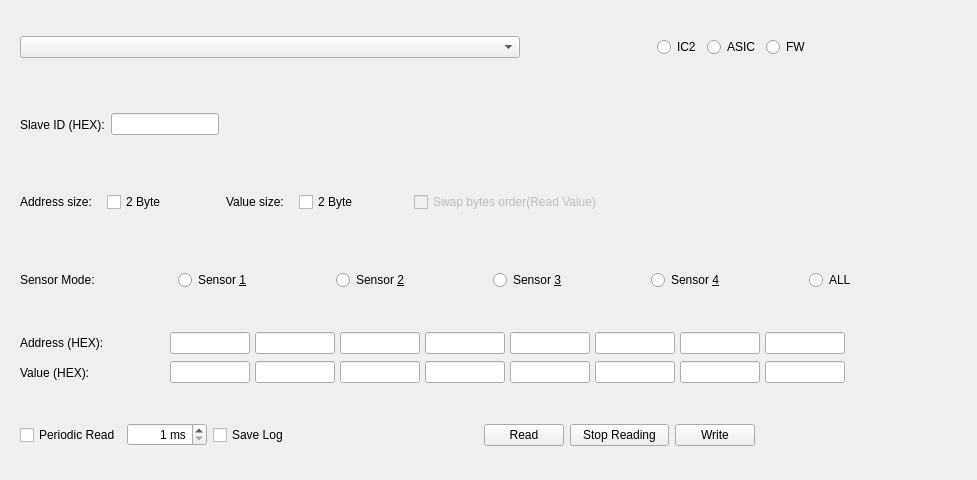
<?xml version="1.0" encoding="UTF-8"?>
<ui version="4.0">
 <class>CVideoDeviceRegisterWidget</class>
 <widget class="QWidget" name="CVideoDeviceRegisterWidget">
  <property name="geometry">
   <rect>
    <x>0</x>
    <y>0</y>
    <width>977</width>
    <height>480</height>
   </rect>
  </property>
  <property name="sizePolicy">
   <sizepolicy hsizetype="Fixed" vsizetype="Preferred">
    <horstretch>0</horstretch>
    <verstretch>0</verstretch>
   </sizepolicy>
  </property>
  <property name="minimumSize">
   <size>
    <width>977</width>
    <height>0</height>
   </size>
  </property>
  <property name="maximumSize">
   <size>
    <width>977</width>
    <height>16777215</height>
   </size>
  </property>
  <property name="windowTitle">
   <string>Form</string>
  </property>
  <layout class="QVBoxLayout" name="verticalLayout">
   <property name="bottomMargin">
    <number>9</number>
   </property>
   <item>
    <widget class="QWidget" name="widget_register_type" native="true">
     <property name="sizePolicy">
      <sizepolicy hsizetype="Fixed" vsizetype="Preferred">
       <horstretch>0</horstretch>
       <verstretch>0</verstretch>
      </sizepolicy>
     </property>
     <property name="minimumSize">
      <size>
       <width>959</width>
       <height>0</height>
      </size>
     </property>
     <property name="maximumSize">
      <size>
       <width>959</width>
       <height>16777215</height>
      </size>
     </property>
     <layout class="QHBoxLayout" name="horizontalLayout">
      <item>
       <widget class="QComboBox" name="comboBox_device_selector">
        <property name="minimumSize">
         <size>
          <width>500</width>
          <height>0</height>
         </size>
        </property>
       </widget>
      </item>
      <item>
       <spacer name="horizontalSpacer_7">
        <property name="orientation">
         <enum>Qt::Horizontal</enum>
        </property>
        <property name="sizeHint" stdset="0">
         <size>
          <width>40</width>
          <height>20</height>
         </size>
        </property>
       </spacer>
      </item>
      <item>
       <widget class="QRadioButton" name="radioButton_ic2">
        <property name="text">
         <string>IC2</string>
        </property>
       </widget>
      </item>
      <item>
       <widget class="QRadioButton" name="radioButton_asic">
        <property name="text">
         <string>ASIC</string>
        </property>
       </widget>
      </item>
      <item>
       <widget class="QRadioButton" name="radioButton_fw">
        <property name="text">
         <string>FW</string>
        </property>
       </widget>
      </item>
      <item>
       <spacer name="horizontalSpacer_6">
        <property name="orientation">
         <enum>Qt::Horizontal</enum>
        </property>
        <property name="sizeType">
         <enum>QSizePolicy::Minimum</enum>
        </property>
        <property name="sizeHint" stdset="0">
         <size>
          <width>150</width>
          <height>0</height>
         </size>
        </property>
       </spacer>
      </item>
     </layout>
    </widget>
   </item>
   <item>
    <widget class="QWidget" name="widget_slave_id" native="true">
     <property name="sizePolicy">
      <sizepolicy hsizetype="Fixed" vsizetype="Preferred">
       <horstretch>0</horstretch>
       <verstretch>0</verstretch>
      </sizepolicy>
     </property>
     <property name="minimumSize">
      <size>
       <width>959</width>
       <height>0</height>
      </size>
     </property>
     <property name="maximumSize">
      <size>
       <width>959</width>
       <height>16777215</height>
      </size>
     </property>
     <layout class="QHBoxLayout" name="horizontalLayout_3">
      <item>
       <widget class="QLabel" name="label_title_slave_id">
        <property name="sizePolicy">
         <sizepolicy hsizetype="Fixed" vsizetype="Preferred">
          <horstretch>0</horstretch>
          <verstretch>0</verstretch>
         </sizepolicy>
        </property>
        <property name="text">
         <string>Slave ID (HEX):</string>
        </property>
       </widget>
      </item>
      <item>
       <widget class="QLineEdit" name="lineEdit_slave_id">
        <property name="sizePolicy">
         <sizepolicy hsizetype="Fixed" vsizetype="Fixed">
          <horstretch>0</horstretch>
          <verstretch>0</verstretch>
         </sizepolicy>
        </property>
       </widget>
      </item>
      <item>
       <spacer name="horizontalSpacer">
        <property name="orientation">
         <enum>Qt::Horizontal</enum>
        </property>
        <property name="sizeHint" stdset="0">
         <size>
          <width>40</width>
          <height>20</height>
         </size>
        </property>
       </spacer>
      </item>
     </layout>
    </widget>
   </item>
   <item>
    <widget class="QWidget" name="widget_register_size" native="true">
     <property name="sizePolicy">
      <sizepolicy hsizetype="Fixed" vsizetype="Preferred">
       <horstretch>0</horstretch>
       <verstretch>0</verstretch>
      </sizepolicy>
     </property>
     <property name="minimumSize">
      <size>
       <width>959</width>
       <height>0</height>
      </size>
     </property>
     <property name="maximumSize">
      <size>
       <width>959</width>
       <height>16777215</height>
      </size>
     </property>
     <layout class="QHBoxLayout" name="horizontalLayout_4">
      <property name="spacing">
       <number>60</number>
      </property>
      <item>
       <widget class="QWidget" name="widget_address_size" native="true">
        <property name="sizePolicy">
         <sizepolicy hsizetype="Fixed" vsizetype="Preferred">
          <horstretch>0</horstretch>
          <verstretch>0</verstretch>
         </sizepolicy>
        </property>
        <layout class="QHBoxLayout" name="horizontalLayout_12">
         <property name="spacing">
          <number>15</number>
         </property>
         <property name="leftMargin">
          <number>0</number>
         </property>
         <property name="topMargin">
          <number>0</number>
         </property>
         <property name="rightMargin">
          <number>0</number>
         </property>
         <property name="bottomMargin">
          <number>0</number>
         </property>
         <item>
          <widget class="QLabel" name="label_title_address_size">
           <property name="sizePolicy">
            <sizepolicy hsizetype="Fixed" vsizetype="Preferred">
             <horstretch>0</horstretch>
             <verstretch>0</verstretch>
            </sizepolicy>
           </property>
           <property name="text">
            <string>Address size:</string>
           </property>
          </widget>
         </item>
         <item>
          <widget class="QCheckBox" name="checkBox_address_2_byte">
           <property name="sizePolicy">
            <sizepolicy hsizetype="Fixed" vsizetype="Fixed">
             <horstretch>0</horstretch>
             <verstretch>0</verstretch>
            </sizepolicy>
           </property>
           <property name="text">
            <string>2 Byte</string>
           </property>
          </widget>
         </item>
        </layout>
       </widget>
      </item>
      <item>
       <widget class="QWidget" name="widget_value_size" native="true">
        <layout class="QHBoxLayout" name="horizontalLayout_13">
         <property name="spacing">
          <number>15</number>
         </property>
         <property name="leftMargin">
          <number>0</number>
         </property>
         <property name="topMargin">
          <number>0</number>
         </property>
         <property name="rightMargin">
          <number>0</number>
         </property>
         <property name="bottomMargin">
          <number>0</number>
         </property>
         <item>
          <widget class="QLabel" name="label_title_value_size">
           <property name="sizePolicy">
            <sizepolicy hsizetype="Fixed" vsizetype="Preferred">
             <horstretch>0</horstretch>
             <verstretch>0</verstretch>
            </sizepolicy>
           </property>
           <property name="text">
            <string>Value size:</string>
           </property>
          </widget>
         </item>
         <item>
          <widget class="QCheckBox" name="checkBox_value_2_byte">
           <property name="maximumSize">
            <size>
             <width>100</width>
             <height>16777215</height>
            </size>
           </property>
           <property name="text">
            <string>2 Byte</string>
           </property>
          </widget>
         </item>
         <item>
          <widget class="QCheckBox" name="checkBox_swap_bytes_order">
           <property name="enabled">
            <bool>false</bool>
           </property>
           <property name="text">
            <string>Swap bytes order(Read Value)</string>
           </property>
          </widget>
         </item>
        </layout>
       </widget>
      </item>
     </layout>
    </widget>
   </item>
   <item>
    <widget class="QWidget" name="widget_sensor_mode" native="true">
     <property name="sizePolicy">
      <sizepolicy hsizetype="Fixed" vsizetype="Preferred">
       <horstretch>0</horstretch>
       <verstretch>0</verstretch>
      </sizepolicy>
     </property>
     <property name="minimumSize">
      <size>
       <width>959</width>
       <height>0</height>
      </size>
     </property>
     <property name="maximumSize">
      <size>
       <width>959</width>
       <height>16777215</height>
      </size>
     </property>
     <layout class="QHBoxLayout" name="horizontalLayout_2">
      <item>
       <widget class="QLabel" name="label_title_sensor_mode">
        <property name="text">
         <string>Sensor Mode:</string>
        </property>
       </widget>
      </item>
      <item>
       <widget class="QRadioButton" name="radioButton_sensor_1">
        <property name="text">
         <string>Sensor &amp;1</string>
        </property>
       </widget>
      </item>
      <item>
       <widget class="QRadioButton" name="radioButton_sensor_2">
        <property name="text">
         <string>Sensor &amp;2</string>
        </property>
       </widget>
      </item>
      <item>
       <widget class="QRadioButton" name="radioButton_sensor_3">
        <property name="text">
         <string>Sensor &amp;3</string>
        </property>
       </widget>
      </item>
      <item>
       <widget class="QRadioButton" name="radioButton_sensor_4">
        <property name="text">
         <string>Sensor &amp;4</string>
        </property>
       </widget>
      </item>
      <item>
       <widget class="QRadioButton" name="radioButton_sensor_all">
        <property name="text">
         <string>ALL</string>
        </property>
       </widget>
      </item>
     </layout>
    </widget>
   </item>
   <item>
    <widget class="QWidget" name="widget_register_result" native="true">
     <property name="sizePolicy">
      <sizepolicy hsizetype="Fixed" vsizetype="Preferred">
       <horstretch>0</horstretch>
       <verstretch>0</verstretch>
      </sizepolicy>
     </property>
     <property name="minimumSize">
      <size>
       <width>959</width>
       <height>0</height>
      </size>
     </property>
     <property name="maximumSize">
      <size>
       <width>959</width>
       <height>16777215</height>
      </size>
     </property>
     <layout class="QVBoxLayout" name="verticalLayout_2">
      <item>
       <widget class="QWidget" name="widget_register_result_address" native="true">
        <property name="sizePolicy">
         <sizepolicy hsizetype="Fixed" vsizetype="Preferred">
          <horstretch>0</horstretch>
          <verstretch>0</verstretch>
         </sizepolicy>
        </property>
        <property name="minimumSize">
         <size>
          <width>950</width>
          <height>0</height>
         </size>
        </property>
        <property name="maximumSize">
         <size>
          <width>950</width>
          <height>16777215</height>
         </size>
        </property>
        <layout class="QHBoxLayout" name="horizontalLayout_6">
         <property name="spacing">
          <number>6</number>
         </property>
         <property name="leftMargin">
          <number>0</number>
         </property>
         <property name="topMargin">
          <number>0</number>
         </property>
         <property name="rightMargin">
          <number>0</number>
         </property>
         <property name="bottomMargin">
          <number>0</number>
         </property>
         <item>
          <widget class="QLabel" name="label_title_register_address">
           <property name="sizePolicy">
            <sizepolicy hsizetype="Preferred" vsizetype="Preferred">
             <horstretch>1</horstretch>
             <verstretch>0</verstretch>
            </sizepolicy>
           </property>
           <property name="minimumSize">
            <size>
             <width>0</width>
             <height>0</height>
            </size>
           </property>
           <property name="maximumSize">
            <size>
             <width>16777215</width>
             <height>16777215</height>
            </size>
           </property>
           <property name="text">
            <string>Address (HEX):</string>
           </property>
          </widget>
         </item>
         <item>
          <widget class="QWidget" name="widget_register_address_group" native="true">
           <property name="sizePolicy">
            <sizepolicy hsizetype="Fixed" vsizetype="Preferred">
             <horstretch>8</horstretch>
             <verstretch>0</verstretch>
            </sizepolicy>
           </property>
           <property name="minimumSize">
            <size>
             <width>800</width>
             <height>0</height>
            </size>
           </property>
           <property name="maximumSize">
            <size>
             <width>800</width>
             <height>16777215</height>
            </size>
           </property>
           <layout class="QHBoxLayout" name="horizontalLayout_11">
            <property name="spacing">
             <number>5</number>
            </property>
            <property name="leftMargin">
             <number>0</number>
            </property>
            <property name="topMargin">
             <number>0</number>
            </property>
            <property name="rightMargin">
             <number>0</number>
            </property>
            <property name="bottomMargin">
             <number>0</number>
            </property>
            <item>
             <widget class="QLineEdit" name="lineEdit_register_address_1">
              <property name="sizePolicy">
               <sizepolicy hsizetype="Fixed" vsizetype="Fixed">
                <horstretch>0</horstretch>
                <verstretch>0</verstretch>
               </sizepolicy>
              </property>
              <property name="minimumSize">
               <size>
                <width>80</width>
                <height>0</height>
               </size>
              </property>
              <property name="maximumSize">
               <size>
                <width>80</width>
                <height>16777215</height>
               </size>
              </property>
              <property name="alignment">
               <set>Qt::AlignRight|Qt::AlignTrailing|Qt::AlignVCenter</set>
              </property>
             </widget>
            </item>
            <item>
             <widget class="QLineEdit" name="lineEdit_register_address_2">
              <property name="sizePolicy">
               <sizepolicy hsizetype="Fixed" vsizetype="Fixed">
                <horstretch>0</horstretch>
                <verstretch>0</verstretch>
               </sizepolicy>
              </property>
              <property name="minimumSize">
               <size>
                <width>80</width>
                <height>0</height>
               </size>
              </property>
              <property name="maximumSize">
               <size>
                <width>80</width>
                <height>16777215</height>
               </size>
              </property>
              <property name="alignment">
               <set>Qt::AlignRight|Qt::AlignTrailing|Qt::AlignVCenter</set>
              </property>
             </widget>
            </item>
            <item>
             <widget class="QLineEdit" name="lineEdit_register_address_3">
              <property name="sizePolicy">
               <sizepolicy hsizetype="Fixed" vsizetype="Fixed">
                <horstretch>0</horstretch>
                <verstretch>0</verstretch>
               </sizepolicy>
              </property>
              <property name="minimumSize">
               <size>
                <width>80</width>
                <height>0</height>
               </size>
              </property>
              <property name="maximumSize">
               <size>
                <width>80</width>
                <height>16777215</height>
               </size>
              </property>
              <property name="alignment">
               <set>Qt::AlignRight|Qt::AlignTrailing|Qt::AlignVCenter</set>
              </property>
             </widget>
            </item>
            <item>
             <widget class="QLineEdit" name="lineEdit_register_address_4">
              <property name="sizePolicy">
               <sizepolicy hsizetype="Fixed" vsizetype="Fixed">
                <horstretch>0</horstretch>
                <verstretch>0</verstretch>
               </sizepolicy>
              </property>
              <property name="minimumSize">
               <size>
                <width>80</width>
                <height>0</height>
               </size>
              </property>
              <property name="maximumSize">
               <size>
                <width>80</width>
                <height>16777215</height>
               </size>
              </property>
              <property name="alignment">
               <set>Qt::AlignRight|Qt::AlignTrailing|Qt::AlignVCenter</set>
              </property>
             </widget>
            </item>
            <item>
             <widget class="QLineEdit" name="lineEdit_register_address_5">
              <property name="sizePolicy">
               <sizepolicy hsizetype="Fixed" vsizetype="Fixed">
                <horstretch>0</horstretch>
                <verstretch>0</verstretch>
               </sizepolicy>
              </property>
              <property name="minimumSize">
               <size>
                <width>80</width>
                <height>0</height>
               </size>
              </property>
              <property name="maximumSize">
               <size>
                <width>80</width>
                <height>16777215</height>
               </size>
              </property>
              <property name="alignment">
               <set>Qt::AlignRight|Qt::AlignTrailing|Qt::AlignVCenter</set>
              </property>
             </widget>
            </item>
            <item>
             <widget class="QLineEdit" name="lineEdit_register_address_6">
              <property name="sizePolicy">
               <sizepolicy hsizetype="Fixed" vsizetype="Fixed">
                <horstretch>0</horstretch>
                <verstretch>0</verstretch>
               </sizepolicy>
              </property>
              <property name="minimumSize">
               <size>
                <width>80</width>
                <height>0</height>
               </size>
              </property>
              <property name="maximumSize">
               <size>
                <width>80</width>
                <height>16777215</height>
               </size>
              </property>
              <property name="alignment">
               <set>Qt::AlignRight|Qt::AlignTrailing|Qt::AlignVCenter</set>
              </property>
             </widget>
            </item>
            <item>
             <widget class="QLineEdit" name="lineEdit_register_address_7">
              <property name="sizePolicy">
               <sizepolicy hsizetype="Fixed" vsizetype="Fixed">
                <horstretch>0</horstretch>
                <verstretch>0</verstretch>
               </sizepolicy>
              </property>
              <property name="minimumSize">
               <size>
                <width>80</width>
                <height>0</height>
               </size>
              </property>
              <property name="maximumSize">
               <size>
                <width>80</width>
                <height>16777215</height>
               </size>
              </property>
              <property name="alignment">
               <set>Qt::AlignRight|Qt::AlignTrailing|Qt::AlignVCenter</set>
              </property>
             </widget>
            </item>
            <item>
             <widget class="QLineEdit" name="lineEdit_register_address_8">
              <property name="sizePolicy">
               <sizepolicy hsizetype="Fixed" vsizetype="Fixed">
                <horstretch>0</horstretch>
                <verstretch>0</verstretch>
               </sizepolicy>
              </property>
              <property name="minimumSize">
               <size>
                <width>80</width>
                <height>0</height>
               </size>
              </property>
              <property name="maximumSize">
               <size>
                <width>80</width>
                <height>16777215</height>
               </size>
              </property>
              <property name="alignment">
               <set>Qt::AlignRight|Qt::AlignTrailing|Qt::AlignVCenter</set>
              </property>
             </widget>
            </item>
            <item>
             <spacer name="horizontalSpacer_4">
              <property name="orientation">
               <enum>Qt::Horizontal</enum>
              </property>
              <property name="sizeHint" stdset="0">
               <size>
                <width>40</width>
                <height>20</height>
               </size>
              </property>
             </spacer>
            </item>
           </layout>
          </widget>
         </item>
        </layout>
       </widget>
      </item>
      <item>
       <widget class="QWidget" name="widget_register_result_value" native="true">
        <property name="sizePolicy">
         <sizepolicy hsizetype="Fixed" vsizetype="Preferred">
          <horstretch>0</horstretch>
          <verstretch>0</verstretch>
         </sizepolicy>
        </property>
        <property name="minimumSize">
         <size>
          <width>950</width>
          <height>0</height>
         </size>
        </property>
        <property name="maximumSize">
         <size>
          <width>950</width>
          <height>16777215</height>
         </size>
        </property>
        <layout class="QHBoxLayout" name="horizontalLayout_5">
         <property name="leftMargin">
          <number>0</number>
         </property>
         <property name="topMargin">
          <number>0</number>
         </property>
         <property name="rightMargin">
          <number>0</number>
         </property>
         <property name="bottomMargin">
          <number>0</number>
         </property>
         <item>
          <widget class="QLabel" name="label_title_register_value">
           <property name="sizePolicy">
            <sizepolicy hsizetype="Preferred" vsizetype="Preferred">
             <horstretch>1</horstretch>
             <verstretch>0</verstretch>
            </sizepolicy>
           </property>
           <property name="minimumSize">
            <size>
             <width>0</width>
             <height>0</height>
            </size>
           </property>
           <property name="maximumSize">
            <size>
             <width>16777215</width>
             <height>16777215</height>
            </size>
           </property>
           <property name="text">
            <string>Value (HEX):</string>
           </property>
          </widget>
         </item>
         <item>
          <widget class="QWidget" name="widget_register_value_group" native="true">
           <property name="sizePolicy">
            <sizepolicy hsizetype="Fixed" vsizetype="Preferred">
             <horstretch>8</horstretch>
             <verstretch>0</verstretch>
            </sizepolicy>
           </property>
           <property name="minimumSize">
            <size>
             <width>800</width>
             <height>0</height>
            </size>
           </property>
           <property name="maximumSize">
            <size>
             <width>800</width>
             <height>16777215</height>
            </size>
           </property>
           <property name="autoFillBackground">
            <bool>false</bool>
           </property>
           <layout class="QHBoxLayout" name="horizontalLayout_10">
            <property name="spacing">
             <number>5</number>
            </property>
            <property name="leftMargin">
             <number>0</number>
            </property>
            <property name="topMargin">
             <number>0</number>
            </property>
            <property name="rightMargin">
             <number>0</number>
            </property>
            <property name="bottomMargin">
             <number>0</number>
            </property>
            <item>
             <widget class="QLineEdit" name="lineEdit_register_value_1">
              <property name="sizePolicy">
               <sizepolicy hsizetype="Fixed" vsizetype="Fixed">
                <horstretch>0</horstretch>
                <verstretch>0</verstretch>
               </sizepolicy>
              </property>
              <property name="minimumSize">
               <size>
                <width>80</width>
                <height>0</height>
               </size>
              </property>
              <property name="maximumSize">
               <size>
                <width>80</width>
                <height>16777215</height>
               </size>
              </property>
              <property name="alignment">
               <set>Qt::AlignRight|Qt::AlignTrailing|Qt::AlignVCenter</set>
              </property>
             </widget>
            </item>
            <item>
             <widget class="QLineEdit" name="lineEdit_register_value_2">
              <property name="sizePolicy">
               <sizepolicy hsizetype="Fixed" vsizetype="Fixed">
                <horstretch>0</horstretch>
                <verstretch>0</verstretch>
               </sizepolicy>
              </property>
              <property name="minimumSize">
               <size>
                <width>80</width>
                <height>0</height>
               </size>
              </property>
              <property name="maximumSize">
               <size>
                <width>80</width>
                <height>16777215</height>
               </size>
              </property>
              <property name="alignment">
               <set>Qt::AlignRight|Qt::AlignTrailing|Qt::AlignVCenter</set>
              </property>
             </widget>
            </item>
            <item>
             <widget class="QLineEdit" name="lineEdit_register_value_3">
              <property name="sizePolicy">
               <sizepolicy hsizetype="Fixed" vsizetype="Fixed">
                <horstretch>0</horstretch>
                <verstretch>0</verstretch>
               </sizepolicy>
              </property>
              <property name="minimumSize">
               <size>
                <width>80</width>
                <height>0</height>
               </size>
              </property>
              <property name="maximumSize">
               <size>
                <width>80</width>
                <height>16777215</height>
               </size>
              </property>
              <property name="alignment">
               <set>Qt::AlignRight|Qt::AlignTrailing|Qt::AlignVCenter</set>
              </property>
             </widget>
            </item>
            <item>
             <widget class="QLineEdit" name="lineEdit_register_value_4">
              <property name="sizePolicy">
               <sizepolicy hsizetype="Fixed" vsizetype="Fixed">
                <horstretch>0</horstretch>
                <verstretch>0</verstretch>
               </sizepolicy>
              </property>
              <property name="minimumSize">
               <size>
                <width>80</width>
                <height>0</height>
               </size>
              </property>
              <property name="maximumSize">
               <size>
                <width>80</width>
                <height>16777215</height>
               </size>
              </property>
              <property name="alignment">
               <set>Qt::AlignRight|Qt::AlignTrailing|Qt::AlignVCenter</set>
              </property>
             </widget>
            </item>
            <item>
             <widget class="QLineEdit" name="lineEdit_register_value_5">
              <property name="sizePolicy">
               <sizepolicy hsizetype="Fixed" vsizetype="Fixed">
                <horstretch>0</horstretch>
                <verstretch>0</verstretch>
               </sizepolicy>
              </property>
              <property name="minimumSize">
               <size>
                <width>80</width>
                <height>0</height>
               </size>
              </property>
              <property name="maximumSize">
               <size>
                <width>80</width>
                <height>16777215</height>
               </size>
              </property>
              <property name="alignment">
               <set>Qt::AlignRight|Qt::AlignTrailing|Qt::AlignVCenter</set>
              </property>
             </widget>
            </item>
            <item>
             <widget class="QLineEdit" name="lineEdit_register_value_6">
              <property name="sizePolicy">
               <sizepolicy hsizetype="Fixed" vsizetype="Fixed">
                <horstretch>0</horstretch>
                <verstretch>0</verstretch>
               </sizepolicy>
              </property>
              <property name="minimumSize">
               <size>
                <width>80</width>
                <height>0</height>
               </size>
              </property>
              <property name="maximumSize">
               <size>
                <width>80</width>
                <height>16777215</height>
               </size>
              </property>
              <property name="alignment">
               <set>Qt::AlignRight|Qt::AlignTrailing|Qt::AlignVCenter</set>
              </property>
             </widget>
            </item>
            <item>
             <widget class="QLineEdit" name="lineEdit_register_value_7">
              <property name="sizePolicy">
               <sizepolicy hsizetype="Fixed" vsizetype="Fixed">
                <horstretch>0</horstretch>
                <verstretch>0</verstretch>
               </sizepolicy>
              </property>
              <property name="minimumSize">
               <size>
                <width>80</width>
                <height>0</height>
               </size>
              </property>
              <property name="maximumSize">
               <size>
                <width>80</width>
                <height>16777215</height>
               </size>
              </property>
              <property name="alignment">
               <set>Qt::AlignRight|Qt::AlignTrailing|Qt::AlignVCenter</set>
              </property>
             </widget>
            </item>
            <item>
             <widget class="QLineEdit" name="lineEdit_register_value_8">
              <property name="sizePolicy">
               <sizepolicy hsizetype="Fixed" vsizetype="Fixed">
                <horstretch>0</horstretch>
                <verstretch>0</verstretch>
               </sizepolicy>
              </property>
              <property name="minimumSize">
               <size>
                <width>80</width>
                <height>0</height>
               </size>
              </property>
              <property name="maximumSize">
               <size>
                <width>80</width>
                <height>16777215</height>
               </size>
              </property>
              <property name="alignment">
               <set>Qt::AlignRight|Qt::AlignTrailing|Qt::AlignVCenter</set>
              </property>
             </widget>
            </item>
            <item>
             <spacer name="horizontalSpacer_5">
              <property name="orientation">
               <enum>Qt::Horizontal</enum>
              </property>
              <property name="sizeHint" stdset="0">
               <size>
                <width>40</width>
                <height>20</height>
               </size>
              </property>
             </spacer>
            </item>
           </layout>
          </widget>
         </item>
        </layout>
       </widget>
      </item>
     </layout>
    </widget>
   </item>
   <item>
    <widget class="QWidget" name="widget_register_options" native="true">
     <property name="sizePolicy">
      <sizepolicy hsizetype="Fixed" vsizetype="Preferred">
       <horstretch>0</horstretch>
       <verstretch>0</verstretch>
      </sizepolicy>
     </property>
     <property name="minimumSize">
      <size>
       <width>959</width>
       <height>0</height>
      </size>
     </property>
     <property name="maximumSize">
      <size>
       <width>959</width>
       <height>16777215</height>
      </size>
     </property>
     <layout class="QHBoxLayout" name="horizontalLayout_7">
      <property name="leftMargin">
       <number>9</number>
      </property>
      <property name="topMargin">
       <number>9</number>
      </property>
      <property name="rightMargin">
       <number>9</number>
      </property>
      <property name="bottomMargin">
       <number>9</number>
      </property>
      <item>
       <widget class="QWidget" name="widget_read_options" native="true">
        <property name="sizePolicy">
         <sizepolicy hsizetype="Preferred" vsizetype="Preferred">
          <horstretch>0</horstretch>
          <verstretch>0</verstretch>
         </sizepolicy>
        </property>
        <property name="minimumSize">
         <size>
          <width>0</width>
          <height>0</height>
         </size>
        </property>
        <property name="maximumSize">
         <size>
          <width>16777215</width>
          <height>16777215</height>
         </size>
        </property>
        <layout class="QHBoxLayout" name="horizontalLayout_9">
         <property name="leftMargin">
          <number>0</number>
         </property>
         <property name="topMargin">
          <number>0</number>
         </property>
         <property name="rightMargin">
          <number>0</number>
         </property>
         <property name="bottomMargin">
          <number>0</number>
         </property>
         <item>
          <widget class="QCheckBox" name="checkBox_peroiodic_read">
           <property name="sizePolicy">
            <sizepolicy hsizetype="Preferred" vsizetype="Fixed">
             <horstretch>0</horstretch>
             <verstretch>0</verstretch>
            </sizepolicy>
           </property>
           <property name="text">
            <string>Periodic Read</string>
           </property>
          </widget>
         </item>
         <item>
          <widget class="QSpinBox" name="spinBox_periodic_read_time">
           <property name="sizePolicy">
            <sizepolicy hsizetype="Preferred" vsizetype="Fixed">
             <horstretch>0</horstretch>
             <verstretch>0</verstretch>
            </sizepolicy>
           </property>
           <property name="alignment">
            <set>Qt::AlignRight|Qt::AlignTrailing|Qt::AlignVCenter</set>
           </property>
           <property name="suffix">
            <string> ms</string>
           </property>
           <property name="minimum">
            <number>1</number>
           </property>
           <property name="maximum">
            <number>16384</number>
           </property>
          </widget>
         </item>
         <item>
          <widget class="QCheckBox" name="checkBox_save_log">
           <property name="sizePolicy">
            <sizepolicy hsizetype="Preferred" vsizetype="Fixed">
             <horstretch>0</horstretch>
             <verstretch>0</verstretch>
            </sizepolicy>
           </property>
           <property name="text">
            <string>Save Log</string>
           </property>
          </widget>
         </item>
        </layout>
       </widget>
      </item>
      <item>
       <widget class="QWidget" name="widget_event_buttons" native="true">
        <property name="sizePolicy">
         <sizepolicy hsizetype="Preferred" vsizetype="Preferred">
          <horstretch>0</horstretch>
          <verstretch>0</verstretch>
         </sizepolicy>
        </property>
        <property name="minimumSize">
         <size>
          <width>460</width>
          <height>0</height>
         </size>
        </property>
        <property name="maximumSize">
         <size>
          <width>460</width>
          <height>16777215</height>
         </size>
        </property>
        <layout class="QHBoxLayout" name="horizontalLayout_8">
         <property name="leftMargin">
          <number>0</number>
         </property>
         <property name="topMargin">
          <number>0</number>
         </property>
         <property name="rightMargin">
          <number>0</number>
         </property>
         <property name="bottomMargin">
          <number>0</number>
         </property>
         <item>
          <spacer name="horizontalSpacer_2">
           <property name="orientation">
            <enum>Qt::Horizontal</enum>
           </property>
           <property name="sizeType">
            <enum>QSizePolicy::Expanding</enum>
           </property>
           <property name="sizeHint" stdset="0">
            <size>
             <width>40</width>
             <height>20</height>
            </size>
           </property>
          </spacer>
         </item>
         <item>
          <widget class="QPushButton" name="pushButton_read">
           <property name="sizePolicy">
            <sizepolicy hsizetype="Fixed" vsizetype="Fixed">
             <horstretch>0</horstretch>
             <verstretch>0</verstretch>
            </sizepolicy>
           </property>
           <property name="minimumSize">
            <size>
             <width>80</width>
             <height>0</height>
            </size>
           </property>
           <property name="maximumSize">
            <size>
             <width>80</width>
             <height>16777215</height>
            </size>
           </property>
           <property name="text">
            <string>Read</string>
           </property>
          </widget>
         </item>
         <item>
          <widget class="QPushButton" name="pushButton_stop_reading">
           <property name="sizePolicy">
            <sizepolicy hsizetype="Fixed" vsizetype="Fixed">
             <horstretch>0</horstretch>
             <verstretch>0</verstretch>
            </sizepolicy>
           </property>
           <property name="minimumSize">
            <size>
             <width>99</width>
             <height>0</height>
            </size>
           </property>
           <property name="maximumSize">
            <size>
             <width>99</width>
             <height>16777215</height>
            </size>
           </property>
           <property name="text">
            <string>Stop Reading</string>
           </property>
          </widget>
         </item>
         <item>
          <widget class="QPushButton" name="pushButton_write">
           <property name="sizePolicy">
            <sizepolicy hsizetype="Fixed" vsizetype="Fixed">
             <horstretch>0</horstretch>
             <verstretch>0</verstretch>
            </sizepolicy>
           </property>
           <property name="minimumSize">
            <size>
             <width>80</width>
             <height>0</height>
            </size>
           </property>
           <property name="maximumSize">
            <size>
             <width>80</width>
             <height>16777215</height>
            </size>
           </property>
           <property name="text">
            <string>Write</string>
           </property>
          </widget>
         </item>
        </layout>
       </widget>
      </item>
      <item>
       <spacer name="horizontalSpacer_3">
        <property name="orientation">
         <enum>Qt::Horizontal</enum>
        </property>
        <property name="sizeHint" stdset="0">
         <size>
          <width>40</width>
          <height>20</height>
         </size>
        </property>
       </spacer>
      </item>
     </layout>
    </widget>
   </item>
  </layout>
 </widget>
 <resources/>
 <connections/>
</ui>
